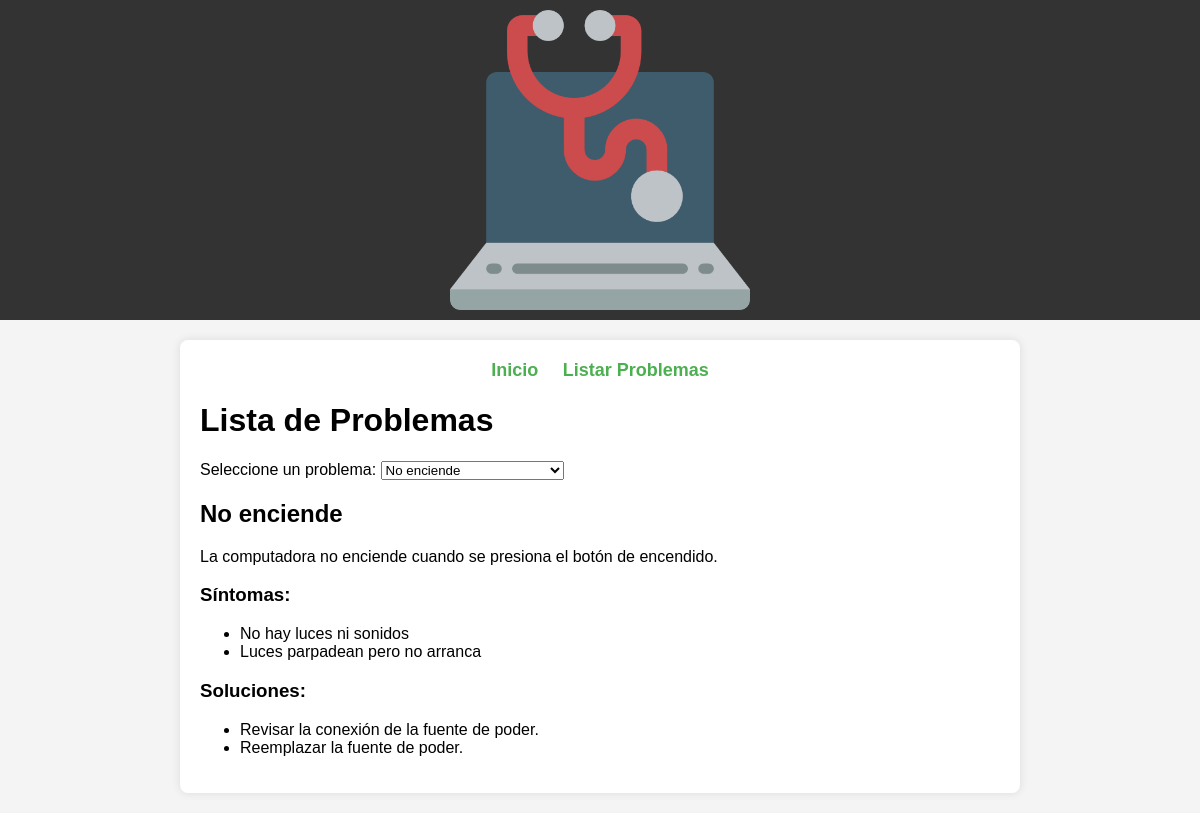
The page /listar.php?id_prob=1 on the database its author committed.
### tables this page shows
CREATE TABLE `problema` (
  `id_prob` int(5) NOT NULL,
  `nom_prob` varchar(100) DEFAULT NULL,
  `desc_prob` varchar(500) DEFAULT NULL
);

CREATE TABLE `sintoma` (
  `id_sint` int(5) NOT NULL,
  `nom_sint` varchar(100) DEFAULT NULL,
  `id_prob` int(5) DEFAULT NULL
);

CREATE TABLE `solucion` (
  `id_sol` int(5) NOT NULL,
  `desc_sol` varchar(500) DEFAULT NULL,
  `id_prob` int(5) DEFAULT NULL
);

### listar.php (the view, shortened to what this page needs)
<?php
require_once("Conexion.php");
$sql = "SELECT id_prob, nom_prob FROM problema";
$result = mysqli_query($con, $sql);
$problemas = mysqli_fetch_all($result, MYSQLI_ASSOC);
$selected_problem_id = isset($_GET['id_prob']) ? $_GET['id_prob'] : null;
$selected_problem = null;
$sintomas = [];
$soluciones = [];
if ($selected_problem_id) {
    $sql = "SELECT * FROM problema WHERE id_prob = '" . $selected_problem_id . "'";
    $result = mysqli_query($con, $sql);
    $selected_problem = mysqli_fetch_assoc($result);
    $sql = "SELECT nom_sint FROM sintoma WHERE id_prob = '" . $selected_problem_id . "'";
    $result = mysqli_query($con, $sql);
    $sintomas = mysqli_fetch_all($result, MYSQLI_ASSOC);
    $sql = "SELECT desc_sol FROM solucion WHERE id_prob = '" . $selected_problem_id . "'";
    $result = mysqli_query($con, $sql);
    $soluciones = mysqli_fetch_all($result, MYSQLI_ASSOC);
}
?>
<html>
<head>
    <link rel='stylesheet' href='estilo_Pag.css'>
</head>
<body>
<div class="Titulo" id="Titulo">
    <center><img src="Imagen/sml_slogan.png" alt="Logo"></center>
</div>
<div class="Cont" id="Cont">
    <div class="menu">
        <a href="index.php">Inicio</a>
        <a href="listar.php">Listar Problemas</a>
    </div>
    <h1>Lista de Problemas</h1>
    <form method="get" action="listar.php">
        <label for="id_prob">Seleccione un problema:</label>
        <select name="id_prob" id="id_prob" onchange="this.form.submit()">
            <?php foreach ($problemas as $problema): ?>
                <option value="<?php echo $problema['id_prob']; ?>" <?php if ($selected_problem_id == $problema['id_prob']) echo 'selected'; ?>>
                    <?php echo $problema['nom_prob']; ?>
                </option>
            <?php endforeach; ?>
        </select>
    </form>
    <?php if ($selected_problem): ?>
        <div class="problema">
            <h2><?php echo $selected_problem['nom_prob']; ?></h2>
            <p><?php echo $selected_problem['desc_prob']; ?></p>
            <h3>Síntomas:</h3>
            <ul>
                <?php foreach ($sintomas as $sintoma): ?>
                    <li><?php echo $sintoma['nom_sint']; ?></li>
                <?php endforeach; ?>
            </ul>
            <h3>Soluciones:</h3>
            <ul>
                <?php foreach ($soluciones as $solucion): ?>
                    <li><?php echo $solucion['desc_sol']; ?></li>
                <?php endforeach; ?>
            </ul>
        </div>
    <?php endif; ?>
</div>
</body>
</html>

### estilo_pag.css (style rules this page uses)
body { font-family: Arial, sans-serif; background-color: #f4f4f4; margin: 0; padding: 0; }
.Titulo { background-color: #333; color: #fff; padding: 10px 0; text-align: center; }
.Titulo img { width: 300px; }
.Cont { margin: 20px auto; padding: 20px; background: #fff; border-radius: 8px; box-shadow: 0 0 10px rgba(0,0,0,0.1); max-width: 800px; }
.menu { text-align: center; margin-bottom: 20px; }
.menu a { margin: 0 10px; text-decoration: none; color: #4CAF50; font-size: 18px; font-weight: bold; }

### rows shown on the page
problema: nom_prob "No enciende", desc_prob "La computadora no enciende cuando se presiona el botón de encendido."
sintoma: nom_sint "No hay luces ni sonidos"
sintoma: nom_sint "Luces parpadean pero no arranca"
solucion: desc_sol "Revisar la conexión de la fuente de poder."
solucion: desc_sol "Reemplazar la fuente de poder."

### other values the page prints
form field id_prob "No enciende"
